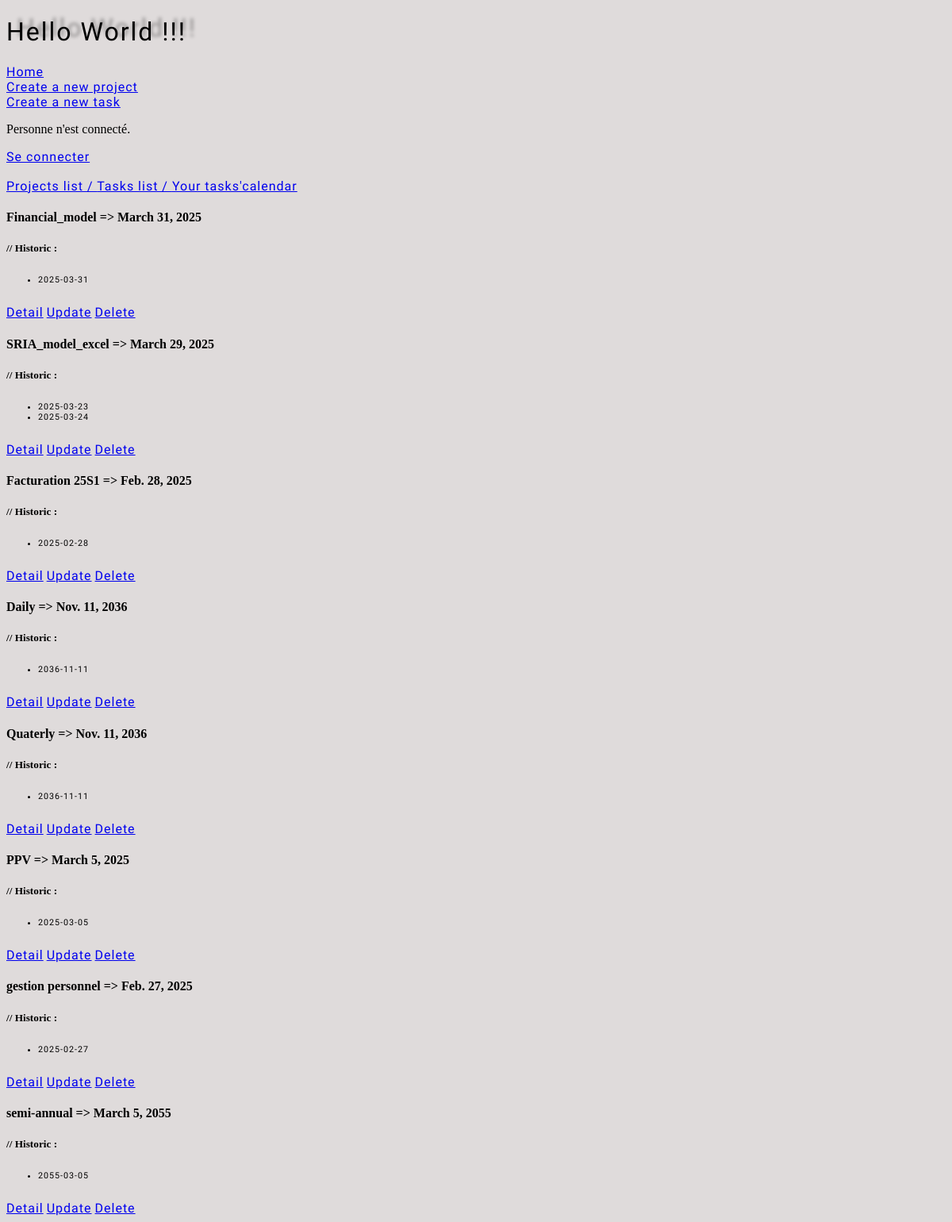
/todo/projects_list/, run on the app's committed database.
### todolist/models.py (models this page shows, shortened)
class Project(models.Model):
  name=models.CharField(max_length=100, unique=True)
  slug=models.SlugField(max_length=100, unique=True, blank=True)
  target_date_project = models.DateField(default=default_target_date)
  historic_target_date_project= models.JSONField(default=list, blank=True)

### todolist/views.py (the view)
# urls.py: path('projects_list/', ProjectListView.as_view(), name='projects_list'),
class ProjectListView(ListView):
  model= Project
  template_name= 'todolist/project_list.html'

### todolist/templates/todolist/project_list.html (shortened to what this page needs)
<!DOCTYPE html>
<html lang="en">
  {% extends 'base.html' %} {% load static %}
    {% block content %} {% for project in project_list %}
    <h4>{{ project.name }} => {{ project.target_date_project }}</h4>
    <h5>// Historic :</h5>
    <h6>
      <ul>
        {% for date in project.historic_target_date_project %}
        <li>{{ date }}</li>
        {% endfor %}
      </ul>
    </h6>
    <a href="{% url 'todolist:project_detail' project.pk %}">Detail</a>
    <a href="{% url 'todolist:project_update' project.slug %}">Update</a>
    <a href="{% url 'todolist:project_delete' project.slug %}">Delete</a>
    {% endfor %} {% endblock %}

### static/css/users/style.css (style rules this page uses)
body { background-color: rgb(223, 219, 219); }
a, h6 { letter-spacing: 1px; font-family: "Creepster", "Times New Roman", Times, serif; font-weight: 50; font-style: normal; }

### data on the page
Project: name "Financial_model", target_date_project "March 31, 2025", historic_target_date_project "2025-03-31"
Project: name "SRIA_model_excel", target_date_project "March 29, 2025", historic_target_date_project "2025-03-23" "2025-03-24"
Project: name "Facturation 25S1", target_date_project "Feb. 28, 2025", historic_target_date_project "2025-02-28"
Project: name "Daily", target_date_project "Nov. 11, 2036", historic_target_date_project "2036-11-11"
Project: name "Quaterly", target_date_project "Nov. 11, 2036", historic_target_date_project "2036-11-11"
Project: name "PPV", target_date_project "March 5, 2025", historic_target_date_project "2025-03-05"
Project: name "gestion personnel", target_date_project "Feb. 27, 2025", historic_target_date_project "2025-02-27"
Project: name "semi-annual", target_date_project "March 5, 2055", historic_target_date_project "2055-03-05"
